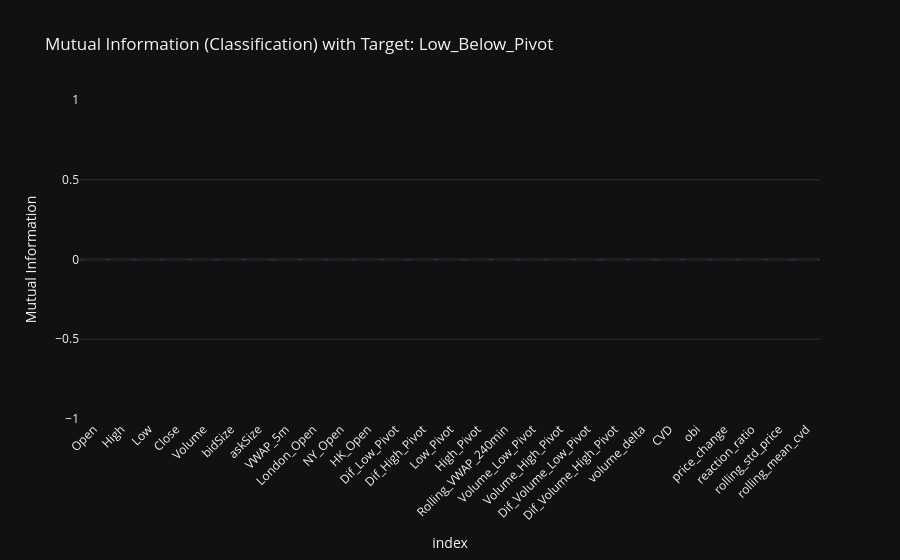
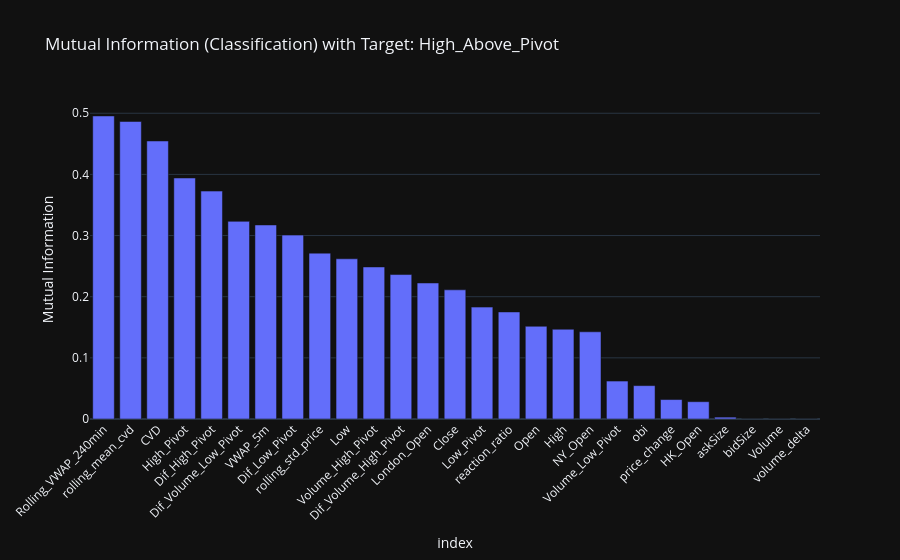
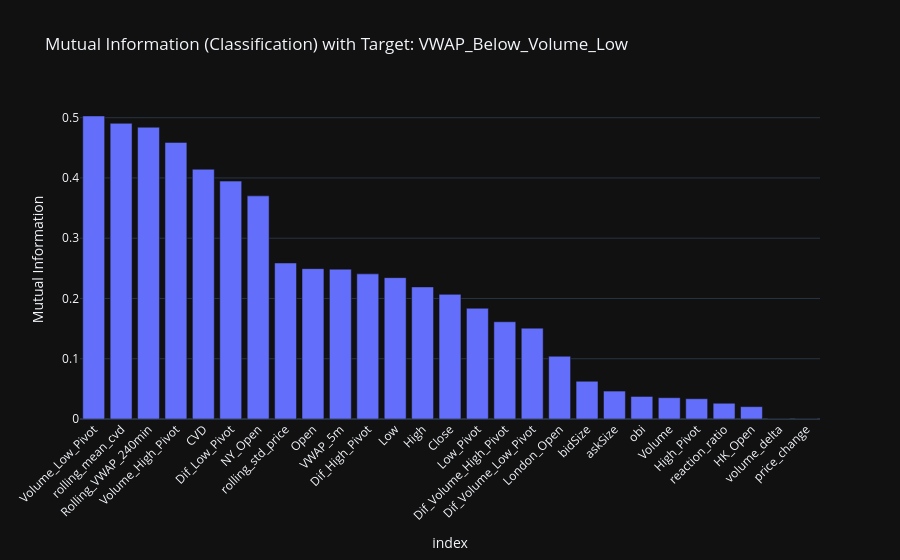
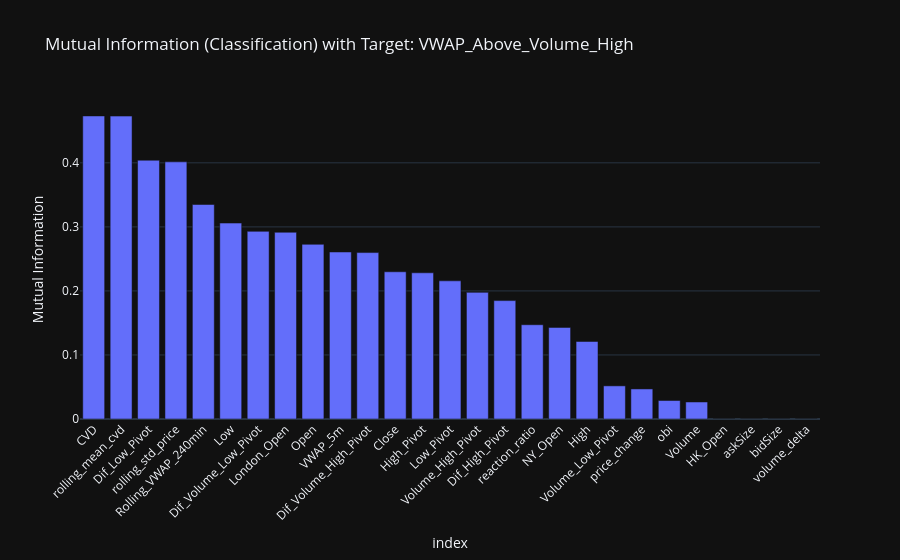

Here is the notebook cell these charts were saved with, in order:
### Markdown cell above
### 2. Mutual Information (MI)

### Code cell
DataAnalysis_Data.plot_mutual_information_classification()

### Figure 1 — Plotly figure (JSON) as saved in the notebook; plotly's stock layout.template omitted (floating-point values rounded to 4 significant figures)
{"data": [{"hovertemplate": "index=%{x}<br>Mutual Information=%{y}<extra></extra>", "legendgroup": "", "marker": {"color": "#636efa", "pattern": {"shape": ""}}, "name": "", "orientation": "v", "showlegend": false, "textposition": "auto", "x": ["Open", "High", "Low", "Close", "Volume", "bidSize", "askSize", "VWAP_5m", "London_Open", "NY_Open", "HK_Open", "Dif_Low_Pivot", "Dif_High_Pivot", "Low_Pivot", "High_Pivot", "Rolling_VWAP_240min", "Volume_Low_Pivot", "Volume_High_Pivot", "Dif_Volume_Low_Pivot", "Dif_Volume_High_Pivot", "volume_delta", "CVD", "obi", "price_change", "reaction_ratio", "rolling_std_price", "rolling_mean_cvd"], "xaxis": "x", "y": [0, 0, 0, 0, 0, 0, 0, 0, 0, 0, 0, 0, 0, 0, 0, 0, 0, 0, 0, 0, 0, 0, 0, 0, 0, 0, 0], "yaxis": "y", "type": "bar"}], "layout": {"xaxis": {"anchor": "y", "domain": [0.0, 1.0], "title": {"text": "index"}, "tickangle": -45}, "yaxis": {"anchor": "x", "domain": [0.0, 1.0], "title": {"text": "Mutual Information"}}, "legend": {"tracegroupgap": 0}, "title": {"text": "Mutual Information (Classification) with Target: Low_Below_Pivot"}, "barmode": "relative"}}

### Figure 2 — Plotly figure (JSON) as saved in the notebook; plotly's stock layout.template omitted (floating-point values rounded to 4 significant figures)
{"data": [{"hovertemplate": "index=%{x}<br>Mutual Information=%{y}<extra></extra>", "legendgroup": "", "marker": {"color": "#636efa", "pattern": {"shape": ""}}, "name": "", "orientation": "v", "showlegend": false, "textposition": "auto", "x": ["Rolling_VWAP_240min", "rolling_mean_cvd", "CVD", "High_Pivot", "Dif_High_Pivot", "Dif_Volume_Low_Pivot", "VWAP_5m", "Dif_Low_Pivot", "rolling_std_price", "Low", "Volume_High_Pivot", "Dif_Volume_High_Pivot", "London_Open", "Close", "Low_Pivot", "reaction_ratio", "Open", "High", "NY_Open", "Volume_Low_Pivot", "obi", "price_change", "HK_Open", "askSize", "bidSize", "Volume", "volume_delta"], "xaxis": "x", "y": [0.4956, 0.4866, 0.4547, 0.3941, 0.3727, 0.3232, 0.3173, 0.3007, 0.2712, 0.262, 0.2487, 0.2362, 0.2225, 0.2112, 0.183, 0.1751, 0.1516, 0.1468, 0.1426, 0.06205, 0.05456, 0.03179, 0.02829, 0.003022, 0.0, 0.0, 0.0], "yaxis": "y", "type": "bar"}], "layout": {"xaxis": {"anchor": "y", "domain": [0.0, 1.0], "title": {"text": "index"}, "tickangle": -45}, "yaxis": {"anchor": "x", "domain": [0.0, 1.0], "title": {"text": "Mutual Information"}}, "legend": {"tracegroupgap": 0}, "title": {"text": "Mutual Information (Classification) with Target: High_Above_Pivot"}, "barmode": "relative"}}

### Figure 3 — Plotly figure (JSON) as saved in the notebook; plotly's stock layout.template omitted (floating-point values rounded to 4 significant figures)
{"data": [{"hovertemplate": "index=%{x}<br>Mutual Information=%{y}<extra></extra>", "legendgroup": "", "marker": {"color": "#636efa", "pattern": {"shape": ""}}, "name": "", "orientation": "v", "showlegend": false, "textposition": "auto", "x": ["Volume_Low_Pivot", "rolling_mean_cvd", "Rolling_VWAP_240min", "Volume_High_Pivot", "CVD", "Dif_Low_Pivot", "NY_Open", "rolling_std_price", "Open", "VWAP_5m", "Dif_High_Pivot", "Low", "High", "Close", "Low_Pivot", "Dif_Volume_High_Pivot", "Dif_Volume_Low_Pivot", "London_Open", "bidSize", "askSize", "obi", "Volume", "High_Pivot", "reaction_ratio", "HK_Open", "volume_delta", "price_change"], "xaxis": "x", "y": [0.5029, 0.4906, 0.4842, 0.459, 0.4145, 0.3947, 0.3703, 0.2589, 0.2495, 0.2487, 0.2408, 0.2346, 0.2192, 0.2068, 0.1838, 0.1614, 0.1508, 0.1041, 0.06262, 0.04634, 0.03742, 0.03537, 0.03368, 0.02613, 0.02049, 0.0, 0.0], "yaxis": "y", "type": "bar"}], "layout": {"xaxis": {"anchor": "y", "domain": [0.0, 1.0], "title": {"text": "index"}, "tickangle": -45}, "yaxis": {"anchor": "x", "domain": [0.0, 1.0], "title": {"text": "Mutual Information"}}, "legend": {"tracegroupgap": 0}, "title": {"text": "Mutual Information (Classification) with Target: VWAP_Below_Volume_Low"}, "barmode": "relative"}}

### Figure 4 — Plotly figure (JSON) as saved in the notebook; plotly's stock layout.template omitted (floating-point values rounded to 4 significant figures)
{"data": [{"hovertemplate": "index=%{x}<br>Mutual Information=%{y}<extra></extra>", "legendgroup": "", "marker": {"color": "#636efa", "pattern": {"shape": ""}}, "name": "", "orientation": "v", "showlegend": false, "textposition": "auto", "x": ["CVD", "rolling_mean_cvd", "Dif_Low_Pivot", "rolling_std_price", "Rolling_VWAP_240min", "Low", "Dif_Volume_Low_Pivot", "London_Open", "Open", "VWAP_5m", "Dif_Volume_High_Pivot", "Close", "High_Pivot", "Low_Pivot", "Volume_High_Pivot", "Dif_High_Pivot", "reaction_ratio", "NY_Open", "High", "Volume_Low_Pivot", "price_change", "obi", "Volume", "HK_Open", "askSize", "bidSize", "volume_delta"], "xaxis": "x", "y": [0.4732, 0.473, 0.4041, 0.4015, 0.3349, 0.3059, 0.293, 0.2915, 0.2728, 0.2608, 0.2598, 0.2299, 0.2283, 0.2158, 0.1977, 0.1849, 0.1472, 0.143, 0.1211, 0.05173, 0.04692, 0.02886, 0.02653, 0.0, 0.0, 0.0, 0.0], "yaxis": "y", "type": "bar"}], "layout": {"xaxis": {"anchor": "y", "domain": [0.0, 1.0], "title": {"text": "index"}, "tickangle": -45}, "yaxis": {"anchor": "x", "domain": [0.0, 1.0], "title": {"text": "Mutual Information"}}, "legend": {"tracegroupgap": 0}, "title": {"text": "Mutual Information (Classification) with Target: VWAP_Above_Volume_High"}, "barmode": "relative"}}
